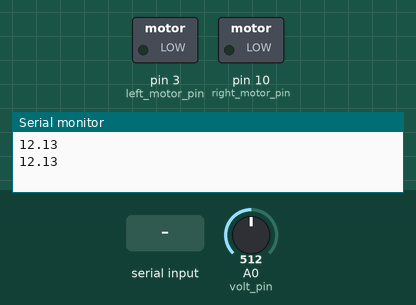
The sketch below on a simulated Arduino Uno, built with avr-gcc and run on an emulated ATmega328P. Shown: switched loads named in the sketch (green lamp = pin HIGH), the last lines printed to the serial monitor. Inputs (shaded band) come from the test bench; at power-on: A0 (volt_pin) = 512.

Above: at 1.2 s.
1.3 s: "L90\n" received over Serial
4.4 s: "R90\n" received over Serial
7.5 s: "L,45\n" received over Serial
At 10.1 s:
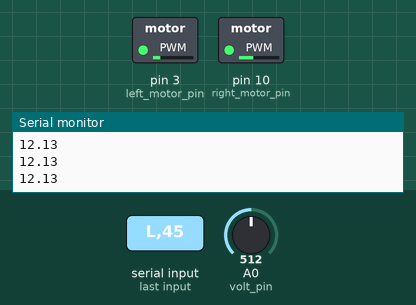
10.6 s: "R,45\n" received over Serial
At 10.76 s:
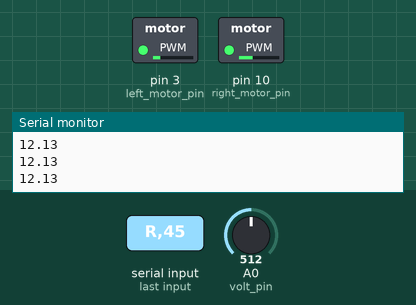
13.7 s: "L90\n" received over Serial
At 13.86 s:
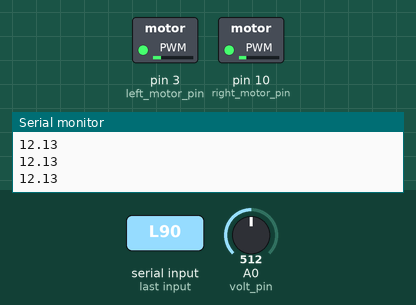
16.8 s: "L" received over Serial
At 17.91 s:
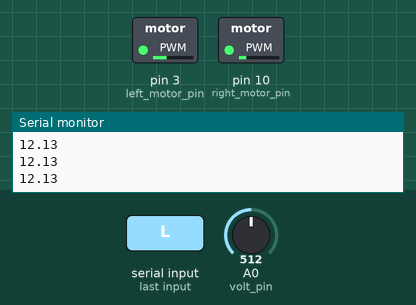
Timing chart, 0 to 23.7 s (numbered marks = the images above; inputs shaded):
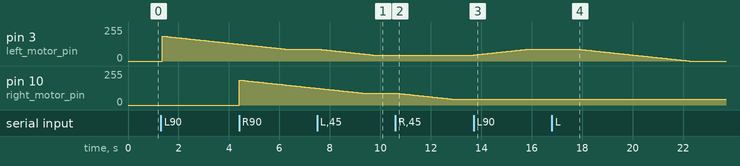

Measured:
- after the input at 7.5 s, pin 3 (left_motor_pin): moves from 90/255 to 45/255 over 2.2 s, starting at once
- after the input at 10.6 s, pin 10 (right_motor_pin): moves from 90/255 to 45/255 over 2.2 s, starting at once
- after the input at 13.7 s, pin 3 (left_motor_pin): moves from 45/255 to 90/255 over 2.2 s, starting at once
- after the input at 16.8 s, pin 3 (left_motor_pin): moves from 90/255 to 0/255 over 4.5 s, starting after 1.0 s

The sketch:

Main.ino
```cpp
int left_motor_pin = 3;
int right_motor_pin = 10;
int volt_pin = A0;
int left_speed = 188; // set initial speed for left motor
int right_speed = 188; // set initial speed for right motor
int left_target_speed = 188;
int right_target_speed = 188;
unsigned long left_previous_time = 0;
unsigned long right_previous_time = 0;
unsigned long volt_previous_time = 0;
const int interval = 50; // time interval in milliseconds
const int volt_interval = 500; // time interval in milliseconds for voltage measurement

void setup() {
  pinMode(left_motor_pin, OUTPUT);
  pinMode(right_motor_pin, OUTPUT);
  Serial.begin(9600);
}

void loop() {
  if (Serial.available() > 0) {
    char cmd = Serial.read();
    if (cmd == 'L') {
      left_target_speed = Serial.parseInt();
    }
    else if (cmd == 'R') {
      right_target_speed = Serial.parseInt();
    }
  }

  unsigned long current_time = millis();

  if (current_time - left_previous_time >= interval) {
    if (left_speed < left_target_speed) {
      left_speed++;
      analogWrite(left_motor_pin, left_speed);
    } else if (left_speed > left_target_speed) {
      left_speed--;
      analogWrite(left_motor_pin, left_speed);
    }
    left_previous_time = current_time;
  }

  if (current_time - right_previous_time >= interval) {
    if (right_speed < right_target_speed) {
      right_speed++;
      analogWrite(right_motor_pin, right_speed);
    } else if (right_speed > right_target_speed) {
      right_speed--;
      analogWrite(right_motor_pin, right_speed);
    }
    right_previous_time = current_time;
  }

  if (current_time - volt_previous_time >= volt_interval) {
      int sensorValue = analogRead(volt_pin);
      float voltage = sensorValue / (42.2);
      Serial.println(voltage);
      volt_previous_time = current_time;
  }
}
```
